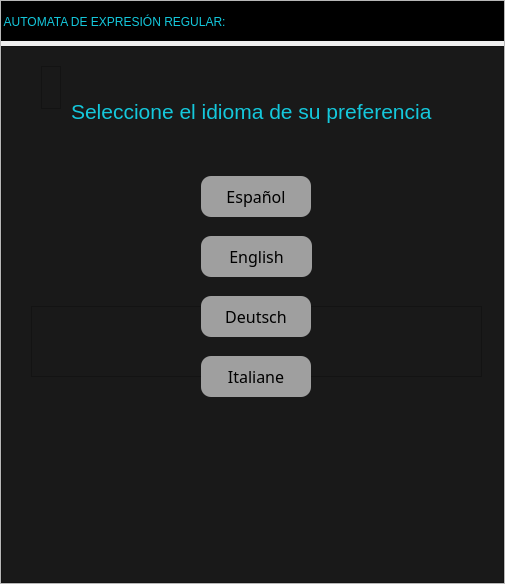
<?xml version="1.0" encoding="UTF-8"?>
<ui version="4.0">
 <class>MainWindow</class>
 <widget class="QMainWindow" name="MainWindow">
  <property name="geometry">
   <rect>
    <x>0</x>
    <y>0</y>
    <width>505</width>
    <height>584</height>
   </rect>
  </property>
  <property name="windowTitle">
   <string>MainWindow</string>
  </property>
  <widget class="QWidget" name="centralwidget">
   <layout class="QVBoxLayout" name="verticalLayout">
    <property name="spacing">
     <number>0</number>
    </property>
    <property name="leftMargin">
     <number>0</number>
    </property>
    <property name="topMargin">
     <number>0</number>
    </property>
    <property name="rightMargin">
     <number>0</number>
    </property>
    <property name="bottomMargin">
     <number>0</number>
    </property>
    <item>
     <widget class="QFrame" name="frame">
      <property name="frameShape">
       <enum>QFrame::StyledPanel</enum>
      </property>
      <property name="frameShadow">
       <enum>QFrame::Raised</enum>
      </property>
      <layout class="QVBoxLayout" name="verticalLayout_2" stretch="0,0">
       <property name="spacing">
        <number>5</number>
       </property>
       <property name="leftMargin">
        <number>0</number>
       </property>
       <property name="topMargin">
        <number>0</number>
       </property>
       <property name="rightMargin">
        <number>0</number>
       </property>
       <property name="bottomMargin">
        <number>0</number>
       </property>
       <item>
        <widget class="QFrame" name="superiorFrame">
         <property name="maximumSize">
          <size>
           <width>16777215</width>
           <height>40</height>
          </size>
         </property>
         <property name="styleSheet">
          <string notr="true">QFrame{
background-color:rgb(0,0,0);
}
QPushButton{
background-color: #000000ff;
border-radius: 20px;
}

QPushButton:hover{
background-color: rgb(53,53,79);
border-radius: 20px;
}</string>
         </property>
         <property name="frameShape">
          <enum>QFrame::StyledPanel</enum>
         </property>
         <property name="frameShadow">
          <enum>QFrame::Raised</enum>
         </property>
         <widget class="QLabel" name="tittleContainer">
          <property name="geometry">
           <rect>
            <x>0</x>
            <y>0</y>
            <width>321</width>
            <height>41</height>
           </rect>
          </property>
          <property name="styleSheet">
           <string notr="true">font: 8pt &quot;	Arial Black&quot;;
color: rgb(20,200,220);</string>
          </property>
          <property name="text">
           <string> AUTOMATA DE EXPRESIÓN REGULAR: </string>
          </property>
         </widget>
         <widget class="QPushButton" name="pushButton_4">
          <property name="geometry">
           <rect>
            <x>320</x>
            <y>0</y>
            <width>42</width>
            <height>42</height>
           </rect>
          </property>
          <property name="minimumSize">
           <size>
            <width>42</width>
            <height>42</height>
           </size>
          </property>
          <property name="maximumSize">
           <size>
            <width>42</width>
            <height>42</height>
           </size>
          </property>
          <property name="styleSheet">
           <string notr="true"/>
          </property>
          <property name="text">
           <string/>
          </property>
          <property name="icon">
           <iconset>
            <normaloff>menos.png</normaloff>menos.png</iconset>
          </property>
          <property name="iconSize">
           <size>
            <width>30</width>
            <height>30</height>
           </size>
          </property>
         </widget>
         <widget class="QPushButton" name="minimizeButton">
          <property name="geometry">
           <rect>
            <x>360</x>
            <y>0</y>
            <width>42</width>
            <height>42</height>
           </rect>
          </property>
          <property name="minimumSize">
           <size>
            <width>42</width>
            <height>42</height>
           </size>
          </property>
          <property name="maximumSize">
           <size>
            <width>42</width>
            <height>42</height>
           </size>
          </property>
          <property name="styleSheet">
           <string notr="true"/>
          </property>
          <property name="text">
           <string/>
          </property>
          <property name="icon">
           <iconset>
            <normaloff>minimizar (1).png</normaloff>minimizar (1).png</iconset>
          </property>
          <property name="iconSize">
           <size>
            <width>25</width>
            <height>25</height>
           </size>
          </property>
         </widget>
         <widget class="QPushButton" name="maximizeButton">
          <property name="geometry">
           <rect>
            <x>400</x>
            <y>0</y>
            <width>42</width>
            <height>42</height>
           </rect>
          </property>
          <property name="minimumSize">
           <size>
            <width>42</width>
            <height>42</height>
           </size>
          </property>
          <property name="maximumSize">
           <size>
            <width>42</width>
            <height>42</height>
           </size>
          </property>
          <property name="styleSheet">
           <string notr="true"/>
          </property>
          <property name="text">
           <string/>
          </property>
          <property name="icon">
           <iconset>
            <normaloff>pantalla-completa.png</normaloff>pantalla-completa.png</iconset>
          </property>
          <property name="iconSize">
           <size>
            <width>30</width>
            <height>30</height>
           </size>
          </property>
         </widget>
         <widget class="QPushButton" name="exitButton">
          <property name="geometry">
           <rect>
            <x>450</x>
            <y>0</y>
            <width>40</width>
            <height>40</height>
           </rect>
          </property>
          <property name="minimumSize">
           <size>
            <width>40</width>
            <height>40</height>
           </size>
          </property>
          <property name="maximumSize">
           <size>
            <width>40</width>
            <height>40</height>
           </size>
          </property>
          <property name="styleSheet">
           <string notr="true"/>
          </property>
          <property name="text">
           <string/>
          </property>
          <property name="icon">
           <iconset>
            <normaloff>cerrar.png</normaloff>cerrar.png</iconset>
          </property>
          <property name="iconSize">
           <size>
            <width>32</width>
            <height>32</height>
           </size>
          </property>
         </widget>
        </widget>
       </item>
       <item>
        <widget class="QFrame" name="inferiorFrame">
         <property name="styleSheet">
          <string notr="true">QFrame{
background-color:rgb(25,25,25);
}

QLabel{
font: 87 12pt &quot;Arial Black&quot;;
background-color: #000000ff;
color:rgb(20,200,220);
border:0px solid #14C8DC;
}</string>
         </property>
         <property name="frameShape">
          <enum>QFrame::StyledPanel</enum>
         </property>
         <property name="frameShadow">
          <enum>QFrame::Raised</enum>
         </property>
         <widget class="QFrame" name="frame_2">
          <property name="geometry">
           <rect>
            <x>40</x>
            <y>20</y>
            <width>20</width>
            <height>43</height>
           </rect>
          </property>
          <property name="frameShape">
           <enum>QFrame::StyledPanel</enum>
          </property>
          <property name="frameShadow">
           <enum>QFrame::Raised</enum>
          </property>
          <layout class="QHBoxLayout" name="horizontalLayout_2"/>
         </widget>
         <widget class="QFrame" name="frame_3">
          <property name="geometry">
           <rect>
            <x>30</x>
            <y>260</y>
            <width>451</width>
            <height>71</height>
           </rect>
          </property>
          <property name="frameShape">
           <enum>QFrame::StyledPanel</enum>
          </property>
          <property name="frameShadow">
           <enum>QFrame::Raised</enum>
          </property>
         </widget>
         <widget class="QPushButton" name="pushButtonEspanol">
          <property name="geometry">
           <rect>
            <x>200</x>
            <y>130</y>
            <width>110</width>
            <height>41</height>
           </rect>
          </property>
          <property name="font">
           <font>
            <family>Arial Rounded MT Bold</family>
            <pointsize>12</pointsize>
           </font>
          </property>
          <property name="styleSheet">
           <string notr="true">border-radius:10px;
background-color: rgb(159, 159, 159);</string>
          </property>
          <property name="text">
           <string>Español</string>
          </property>
         </widget>
         <widget class="QLabel" name="label">
          <property name="geometry">
           <rect>
            <x>70</x>
            <y>40</y>
            <width>421</width>
            <height>51</height>
           </rect>
          </property>
          <property name="font">
           <font>
            <family>Segoe UI</family>
            <pointsize>16</pointsize>
            <italic>false</italic>
            <bold>false</bold>
           </font>
          </property>
          <property name="styleSheet">
           <string notr="true">font: 16pt &quot;Segoe UI&quot;;</string>
          </property>
          <property name="text">
           <string>Seleccione el idioma de su preferencia</string>
          </property>
         </widget>
         <widget class="QPushButton" name="pushButtonDeutsch">
          <property name="geometry">
           <rect>
            <x>200</x>
            <y>250</y>
            <width>110</width>
            <height>41</height>
           </rect>
          </property>
          <property name="font">
           <font>
            <family>Arial Rounded MT Bold</family>
            <pointsize>12</pointsize>
           </font>
          </property>
          <property name="styleSheet">
           <string notr="true">border-radius:10px;
background-color: rgb(159, 159, 159);</string>
          </property>
          <property name="text">
           <string>Deutsch</string>
          </property>
         </widget>
         <widget class="QPushButton" name="pushButtonItaliane">
          <property name="geometry">
           <rect>
            <x>200</x>
            <y>310</y>
            <width>110</width>
            <height>41</height>
           </rect>
          </property>
          <property name="font">
           <font>
            <family>Arial Rounded MT Bold</family>
            <pointsize>12</pointsize>
           </font>
          </property>
          <property name="styleSheet">
           <string notr="true">border-radius:10px;
background-color: rgb(159, 159, 159);</string>
          </property>
          <property name="text">
           <string>Italiane</string>
          </property>
         </widget>
         <widget class="QPushButton" name="pushButtonEnglish">
          <property name="geometry">
           <rect>
            <x>200</x>
            <y>190</y>
            <width>111</width>
            <height>41</height>
           </rect>
          </property>
          <property name="font">
           <font>
            <family>Arial Rounded MT Bold</family>
            <pointsize>12</pointsize>
           </font>
          </property>
          <property name="styleSheet">
           <string notr="true">border-radius:10px;
background-color: rgb(159, 159, 159);</string>
          </property>
          <property name="text">
           <string>English</string>
          </property>
         </widget>
        </widget>
       </item>
      </layout>
     </widget>
    </item>
   </layout>
  </widget>
 </widget>
 <resources>
  <include location="../Escritorio/a/INSERT.qrc"/>
 </resources>
 <connections>
  <connection>
   <sender>pushButtonEspanol</sender>
   <signal>clicked()</signal>
   <receiver>pushButtonEspanol</receiver>
   <slot>click()</slot>
   <hints>
    <hint type="sourcelabel">
     <x>211</x>
     <y>200</y>
    </hint>
    <hint type="destinationlabel">
     <x>203</x>
     <y>202</y>
    </hint>
   </hints>
  </connection>
 </connections>
</ui>
